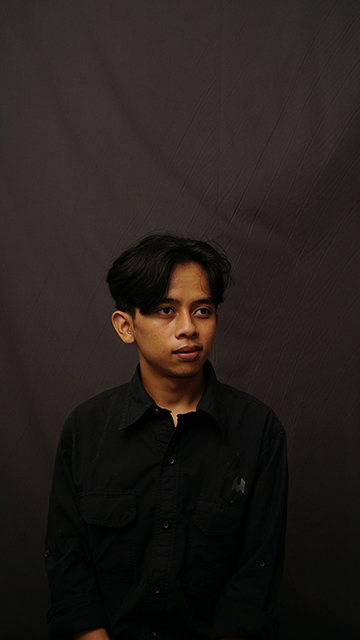
#> input picture pertemuan-4/assets/img/e.JPG, 360 x 640 px, found by its file name
$ python transformasi-fourier.py
#> lines starting #> are read from the running program, lines starting #| are printed output that depends on the picture
import cv2
import numpy as np
from matplotlib import pyplot as plt

# Membaca gambar dalam grayscale
image = cv2.imread('assets\img\e.JPG', 0)
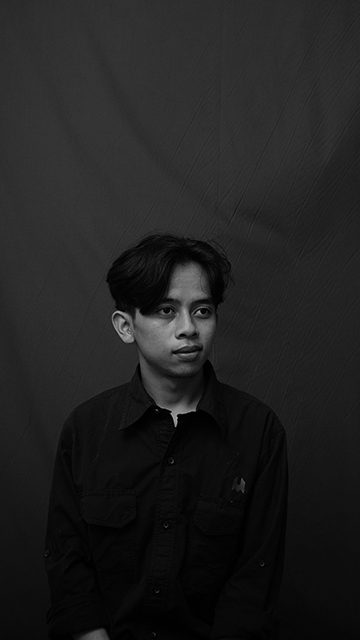
#> image: shape (640, 360); min 0, max 175, mean 32.2

# Melakukan FFT
dft = cv2.dft(np.float32(image), flags=cv2.DFT_COMPLEX_OUTPUT)
dft_shift = np.fft.fftshift(dft)

# Menghitung magnitude spectrum
magnitude_spectrum = 20 * np.log(cv2.magnitude(dft_shift[:, :, 0], dft_shift[:, :, 1]))
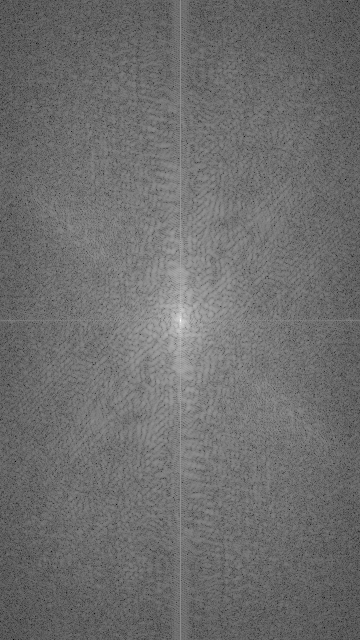
#> magnitude_spectrum: shape (640, 360) float32; min -1.94, max 316.4, mean 135.6; drawn with min black and max white

# Menampilkan gambar asli dan magnitude spectrum
plt.subplot(121), plt.imshow(image, cmap='gray'), plt.title('Original Image')
plt.subplot(122), plt.imshow(magnitude_spectrum, cmap='gray'), plt.title('Magnitude Spectrum')
plt.show()
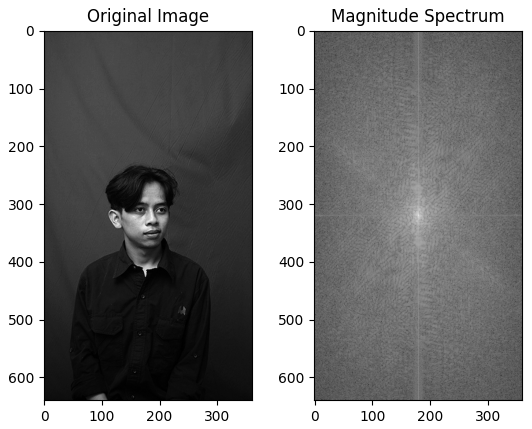
#> figure drawn by matplotlib, 2 panels
